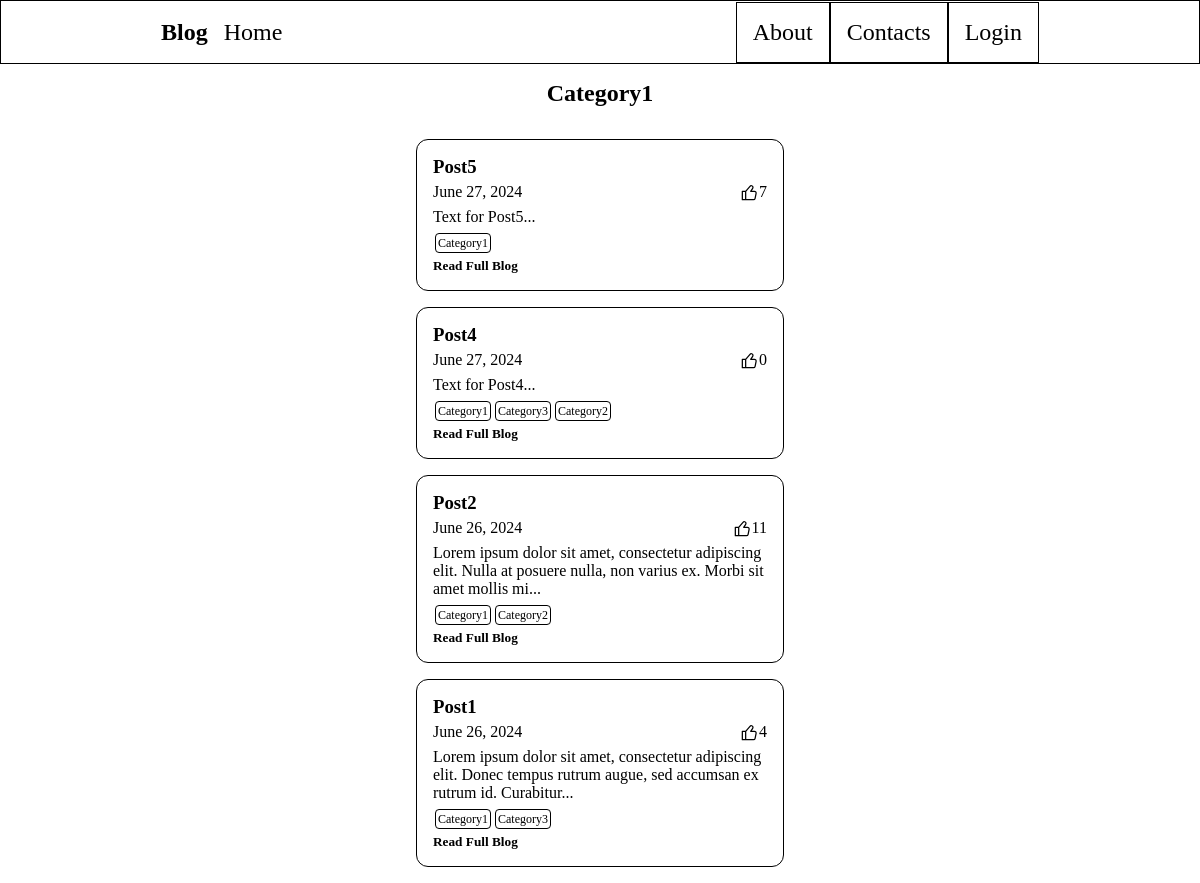
/categories/Category1/, run on the app's committed database.
### app/models.py (models this page shows)
class Category(models.Model):
    name = models.CharField(max_length=30)
    class Meta:
        verbose_name_plural = "categories"

class Post(models.Model):
    title = models.CharField(max_length=255)
    body = models.TextField()
    created_on = models.DateTimeField(auto_now_add=True)
    last_modified = models.DateTimeField(auto_now=True)
    categories = models.ManyToManyField("Category", related_name="posts")
    likes = models.IntegerField(default=0, null=True)

### app/views.py (the view)
# urls.py: path("categories/<category>/", views.blog_category, name="blog_category"),
def blog_category(request, category):
    posts = Post.objects.filter(
        categories__name__contains=category
    ).order_by("-created_on")
    context = {
        "category": category,
        "posts": posts,
    }
    return render(request, "category.html", context)

### templates/category.html
{% extends "base.html" %}
{% block page_title %}<h2>{{ category }}</h2>{% endblock %}

### templates/base.html (shortened to what this page needs)
{% extends "index.html" %}
{% load static %}
{% block css %}
  <link href="{% static "base.css" %}" rel="stylesheet">
{% endblock %}
{% block page_content %}
  {% block posts %}
    {% for post in posts %}
      <div class="postcard">
        <h3 class="postcard__title">{{ post.title }}</h3>
        <div class="postcard__stats">
          <div class="postcard__date">{{ post.created_on.date }}</div>
          <div class="postcard__likes">
            <img class="postcard__likes-icon" src="{% static "like.svg" %}" alt="like">
            <span class="postcard__likes-count">{{ post.likes }}</span>
          </div>
        </div>
        <div class="postcard__body">
          <p>{{ post.body | slice:":120" }}...</p>
        </div>
        <div class="postcard__categories">
          {% for category in post.categories.all %}
            <div class="postcard__category">
              <a class="postcard__category-name"
                 href="{% url 'app:blog_category' category.name %}">{{ category.name }}</a>
            </div>
          {% endfor %}
        </div>
        <div class="postcard__detail">
          <h5>
            <a href="{% url 'app:blog_detail' post.pk %}">Read Full Blog</a>
          </h5>
        </div>
      </div>
    {% endfor %}
  {% endblock posts %}
{% endblock page_content %}

### static/style.css (style rules this page uses)
* { padding: 0; margin: 0; box-sizing: border-box; }
a { color: black; text-decoration: none; }

### static/base.css (style rules this page uses)
.postcard { display: flex; flex-direction: column; border: 1px solid black; border-radius: 0.75rem; margin: 1rem; padding: 1rem; transition: all 0.8s; }
.postcard__stats { display: flex; flex-direction: row; justify-content: space-between; margin-top: 5px; margin-bottom: 5px; }
.postcard__likes { display: flex; justify-content: center; }
.postcard__likes-icon { width: 20px; }
.postcard__categories { display: flex; flex-direction: row; margin-top: 5px; margin-bottom: 5px; }
.postcard__category { margin: 0.125rem; }
.postcard__category-name { border: 1px solid black; border-radius: 0.25rem; padding: 0.125rem; font-size: 12px; color: black; }

### data on the page
Category: name "Category1"
Post: title "Post5", created_on "June 27, 2024", likes "7", body "Text for Post5"
Post: title "Post4", created_on "June 27, 2024", likes "0", body "Text for Post4"
Category: name "Category3"
Category: name "Category2"
Post: title "Post2", created_on "June 26, 2024", likes "11", body "Lorem ipsum dolor sit amet, consectetur adipiscing elit. Nulla at posuere nulla, non varius ex. Morbi sit amet mollis mi"
Post: title "Post1", created_on "June 26, 2024", likes "4", body "Lorem ipsum dolor sit amet, consectetur adipiscing elit. Donec tempus rutrum augue, sed accumsan ex rutrum id. Curabitur"
